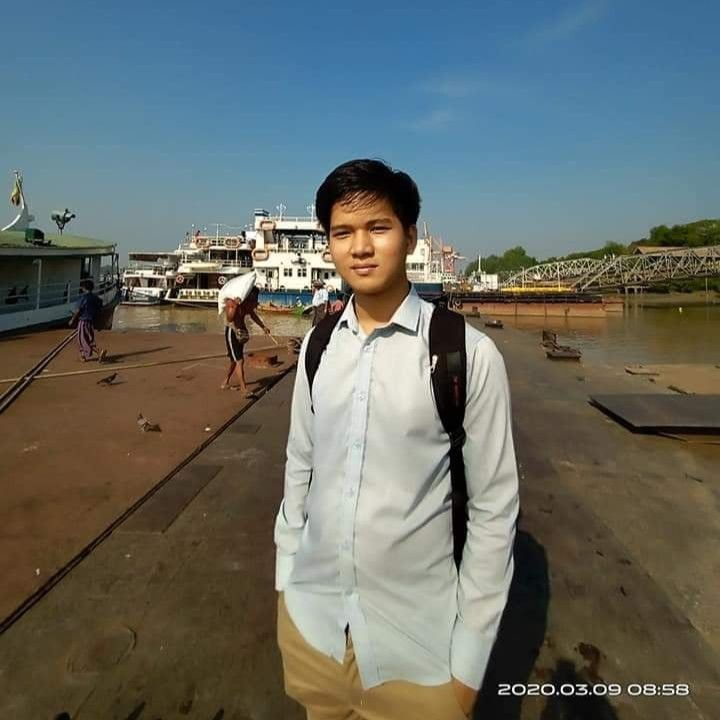
#> input picture images/tzs1.jpeg, 720 x 720 px
$ python Basic_018.py
#> lines starting #> are read from the running program, lines starting #| are printed output that depends on the picture
import cv2 as cv

def main():
    img1 = cv.imread("images/tzs1.jpeg")
#> img1 is the input picture: shape (720, 720, 3); mean B, G, R 103, 108, 102.3
    img2 = cv.imread("images/tzs2.jpg")
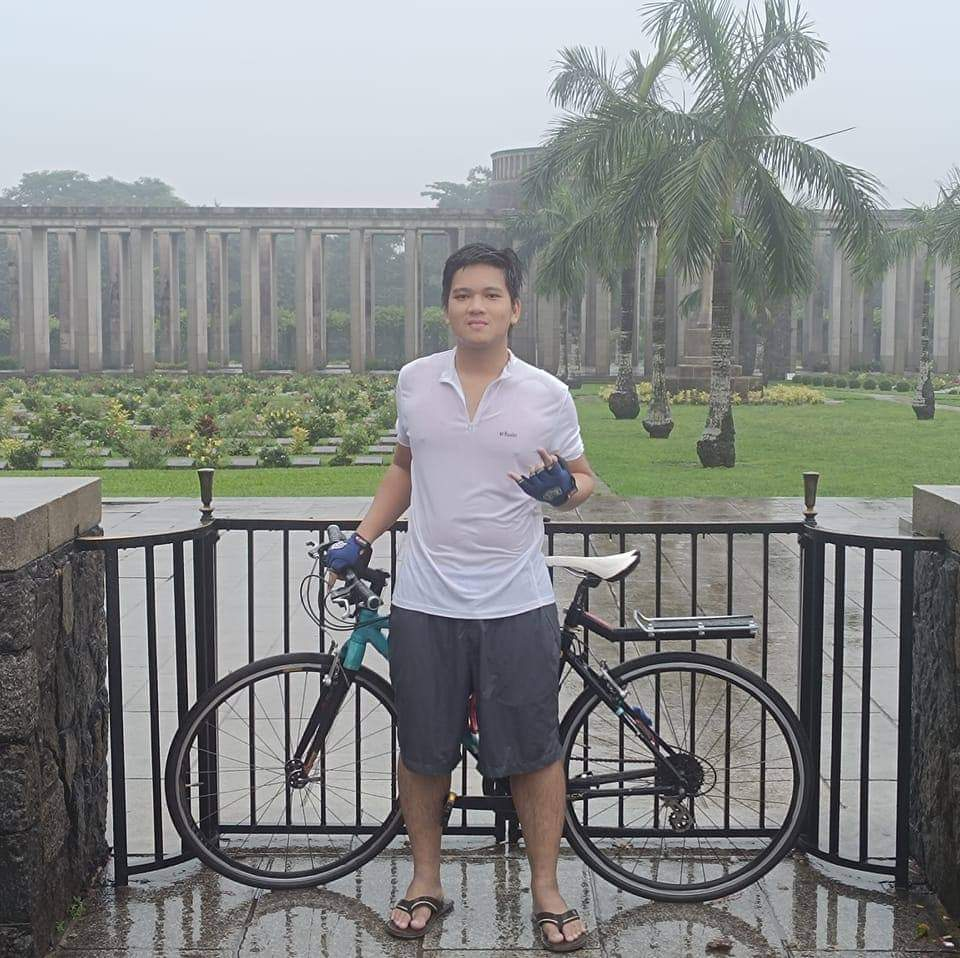
#> input picture images/tzs2.jpg, 960 x 958 px
#> img2 is the input picture: shape (958, 960, 3); mean B, G, R 137.2, 138.2, 135.5

    img0 = cv.resize(img1, None, fx=1.0, fy=1.0, interpolation=cv.INTER_LINEAR)
    img2 = cv.resize(img1, None, fx=1.0, fy=1.5, interpolation=cv.INTER_CUBIC)
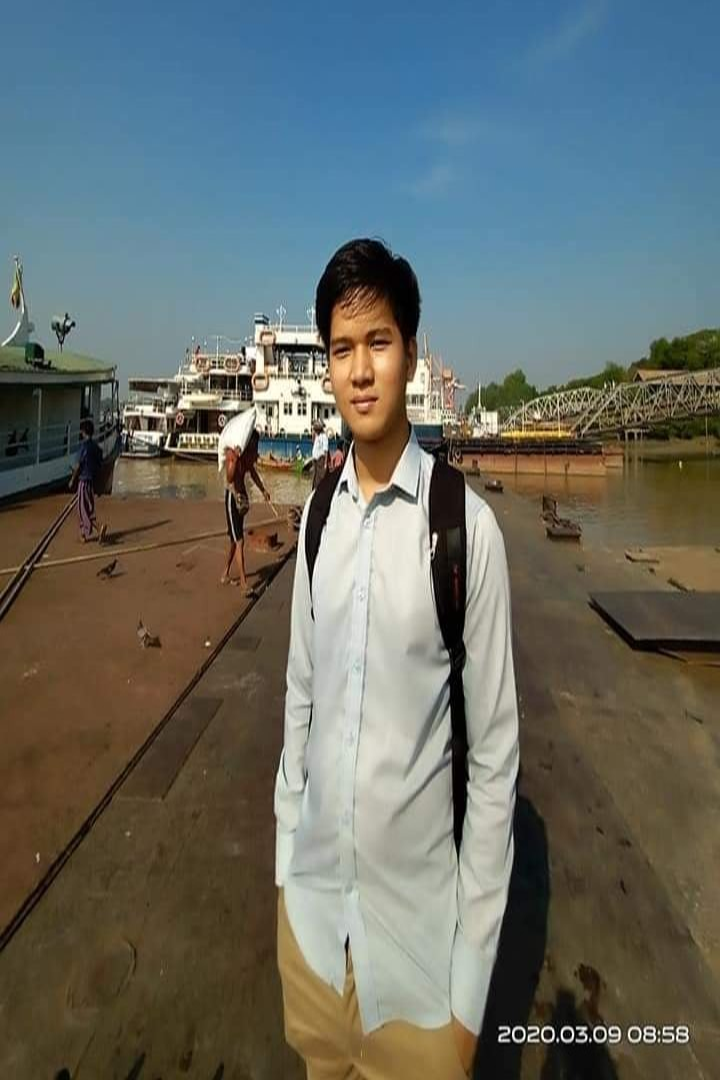
#> img2: shape (1080, 720, 3); mean B, G, R 103, 108, 102.3
    img3 = cv.resize(img1, None, fx=1.5, fy=1.0, interpolation=cv.INTER_AREA)
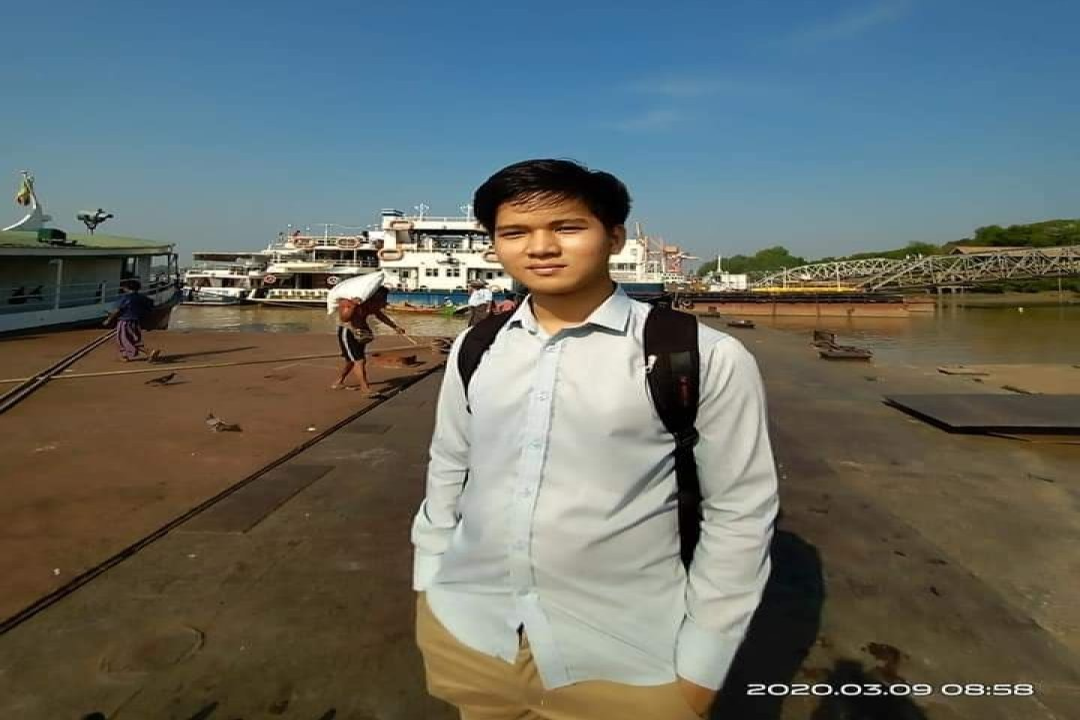
#> img3: shape (720, 1080, 3); mean B, G, R 103, 108.1, 102.3
    img4 = cv.resize(img1, None, fx=0.5, fy=1.0, interpolation=cv.INTER_NEAREST)
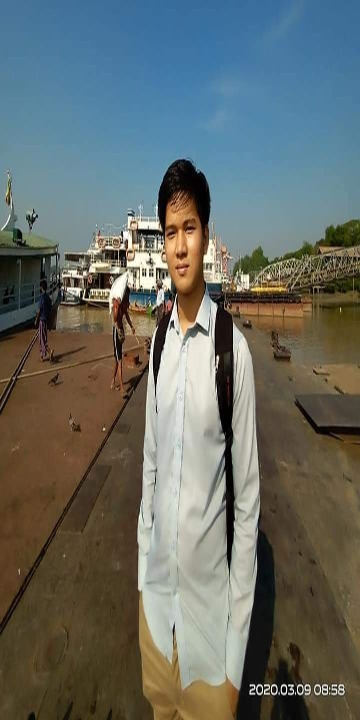
#> img4: shape (720, 360, 3); mean B, G, R 103, 108, 102.3

    cv.imshow("Image0", img0)
    cv.imshow("Image2", img2)
    cv.imshow("Image3", img3)
    cv.imshow("Image4", img4)

    cv.waitKey(0)  # Wait for a key event (infinite wait)

    cv.destroyAllWindows()

if __name__ == "__main__":
    main()
